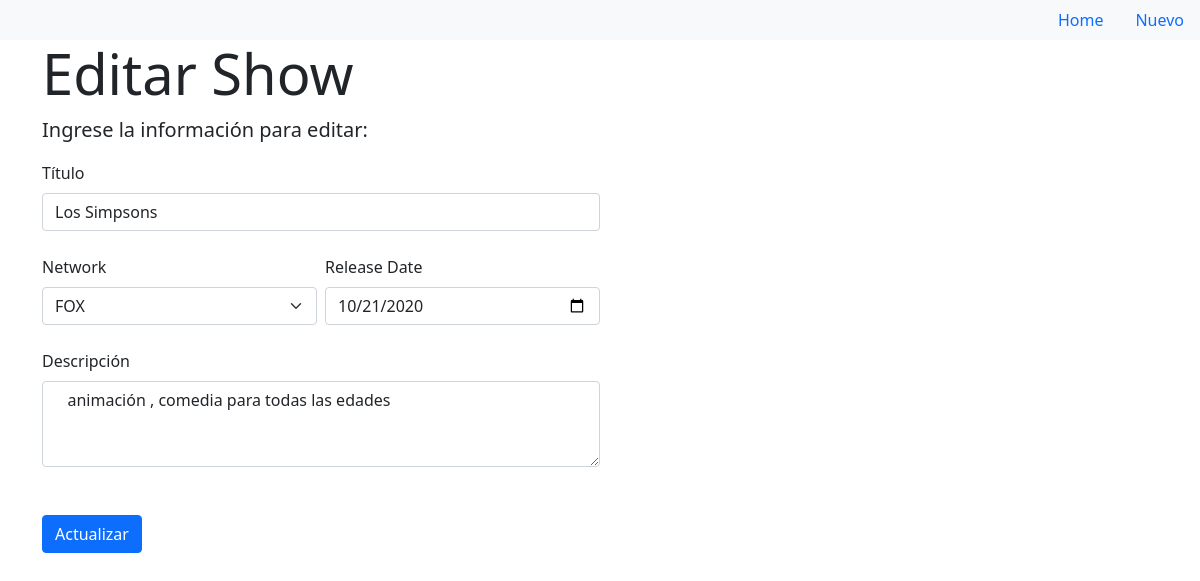
Page /shows/2/edit on the committed database.
### tv_shows_app/models.py (models this page shows)
class Show(models.Model):
    title = models.CharField(max_length= 50)
    release_date = models.DateField()
    description = models.TextField()
    created_at = models.DateTimeField(auto_now_add = True)
    modified_at = models.DateTimeField(auto_now= True)
    network = models.ForeignKey(Network, related_name="shows", on_delete=models.CASCADE)
    objects = ShowManager()

class Network(models.Model):
    name = models.CharField(max_length=50)
    desc = models.TextField()
    created_at = models.DateTimeField(auto_now_add=True)
    modified_at = models.DateTimeField(auto_now=True)

### tv_shows_app/views.py (the view)
# urls.py: path('shows/<int:show_id>/edit', views.edit),
def edit(request, show_id):
    context ={
        "one_show": Show.objects.get(id=show_id),
        "one_show_created_at": str(Show.objects.get(id=show_id).release_date),
        "all_networks": Network.objects.all()
    }
    return render(request, "update.html", context)

### tv_shows_app/templates/update.html (shortened to what this page needs)
<!DOCTYPE html>
<html lang="es">
<head>
    <link href="https://cdn.jsdelivr.net/npm/bootstrap@5.0.2/dist/css/bootstrap.min.css" rel="stylesheet">
</head>
<body>
    <ul class="nav justify-content-end navbar-light bg-light">
        <li class="nav-item">
            <a class="nav-link active" aria-current="page" href="/">Home</a>
        </li>
        <li class="nav-item">
            <a class="nav-link" href="/shows/new">Nuevo</a>
        </li>
    </ul>
    <div class="container">
        <div class="jumbotron">
            <h1 class="display-4">Editar Show {{show_id}}</h1>
            <p class="lead">Ingrese la información para editar:</p>
        </div>
        <form class="needs-validation" action="/shows/update/{{one_show.id}}" method="POST" novalidate>
            <div class="w-50 mb-5">
                <label for="title" class="form-label">Título</label>
                <input type="text" class="form-control" name="title" placeholder="Ingrese título del show" value="{{one_show.title}}" required>
                <br>
                <div class="row g-2">
                    <div class="col-md">
                        <label for="network" class="form-label">Network</label>
                        <select class="form-select" name="network_dropdown" required>
                                <option selected value ={{one_show.network.id}} >{{one_show.network.name}}</option>
                            </select>
                    </div>
                    <div class="col-md">
                        <label for="release_date" class="form-label">Release Date</label>
                        <input type="date" class="form-control" name="release_date" value="{{one_show_created_at}}" selected value="2021-01-01" required>
                    </div>
                </div>
                <br>
                <label for="description" class="form-label">Descripción</label>
                <textarea class="form-control" name="description" cols="30" rows="3"> {{one_show.description}}</textarea>
            </div>
            <button type="submit" class="btn btn-primary">Actualizar</button>
        </form>
    </div>
</body>
</html>

### rows in the picture
Show: title "Los Simpsons", network_dropdown "FOX", description "animación , comedia para todas las edades"
